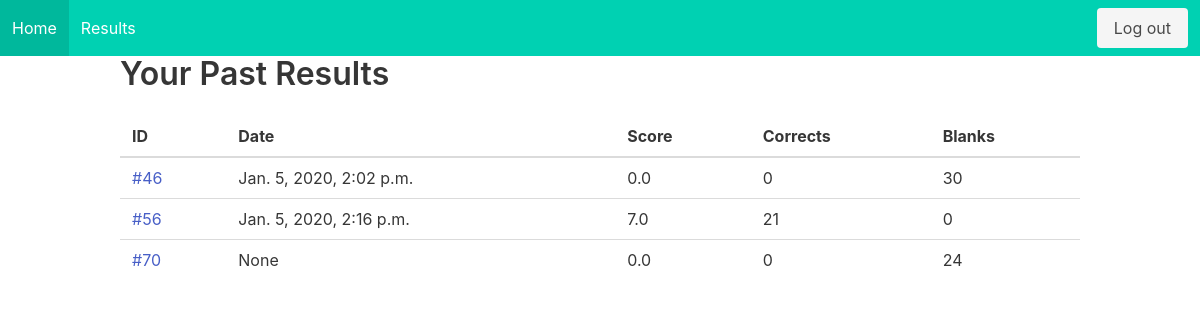
/tests/ (signed in), run on an earlier commit of the app's database.
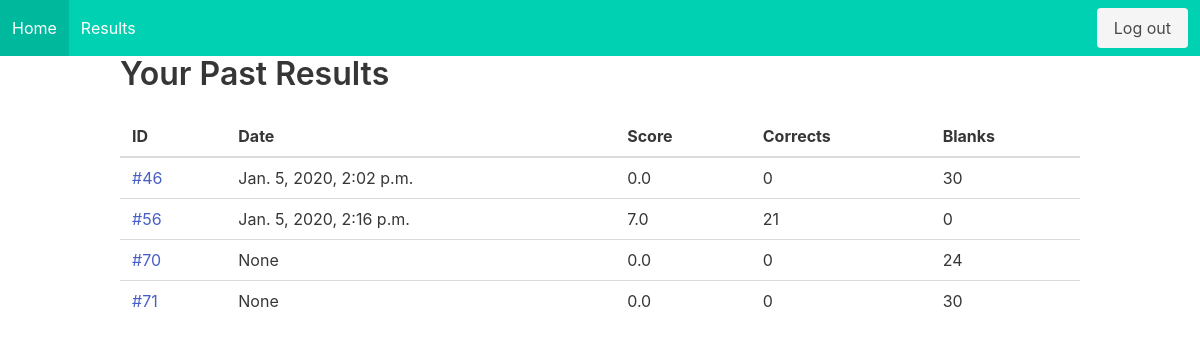
And on a later commit of the database.
### tests/models.py (models this page shows, shortened)
class Attempt(models.Model):
    started_at = models.DateTimeField(null=True, blank=True)
    ended_at = models.DateTimeField(null=True, blank=True)
    correct = models.IntegerField(default=0)
    user = models.ForeignKey(User, on_delete=models.CASCADE, null=True,
                             blank=True)
    questions = models.ManyToManyField(Question)
    finished = models.BooleanField(default=False)
    def null(self):
        return self.aswer_set.filter(choice__isnull=True).count()
    def score(self):
        return round(self.correct / self.questions.count() * 10, 2) if self.questions.count() != 0 else 0

### tests/views.py (the view)
# urls.py: path('tests/', views.attempts_list, name='attempts_list'),
@login_required
def attempts_list(request):
    attempts = request.user.attempt_set.all()
    return render(request, "tests/attemps.html", {'attempts': attempts})

### templates/tests/attemps.html
{% extends 'base.html' %}
{% block content %}
<div class="container">
    <h1 class="title">Your Past Results</h1>
    <table class="table is-fullwidth is-hoverable">
        <thead>
            <tr>
                <th>ID</th>
                <th>Date</th>
                <th>Score</th>
                <th>Corrects</th>
                <th>Blanks</th>
            </tr>
        </thead>
        <tbody>
            {% for at in attempts %}
                <tr>
                    <td>
                        <a href="{% url 'tests:attempt' at.id %}">#{{at.id}}</a>
                    </td>
                    <td>{{at.started_at}}</td>
                    <td>{{at.score}}</td>
                    <td>{{at.correct}}</td>
                    <td>{{at.null}}</td>
                </tr>
            {% endfor %}
        </tbody>
    </table>
</div>
{% endblock content %}

### templates/base.html (shortened to what this page needs)
<!DOCTYPE html>
{% load static %}
<html lang="en">
    <head>
        <link rel="stylesheet" href="https://cdn.jsdelivr.net/npm/bulma@0.8.0/css/bulma.min.css">
        <link rel="stylesheet" href="{% static 'style.css'%}">
    </head>
    <body>
        {% include '_navbar.html' %}
        {% block content %}
        {% endblock content %}
    </body>
</html>

### templates/_navbar.html
<nav class="navbar is-primary" role="navigation" aria-label="main navigation">
  <div id="navbarBasicExample" class="navbar-menu">
    <div class="navbar-start">
      <a href="{% url 'tests:home'%} " class="navbar-item">
        Home
      </a>
      <a href="{% url  'tests:attempts_list' %}" class="navbar-item">
        Results
      </a>
    </div>
    <div class="navbar-end">
      <div class="navbar-item">
        <div class="buttons">
            {% if user.is_authenticated %}
                <a href="{% url 'logout' %}" class="button is-light">
                    Log out
                </a>
            {% else %}
                <a href="{% url 'login' %}" class="button is-light">
                    Log in
                </a>
            {% endif %}
        </div>
      </div>
    </div>
  </div>
</nav>

What changed in the data, as far as the page shows it:
added Attempt: id "71", started_at "None", score "0.0", correct "0", null "30"
